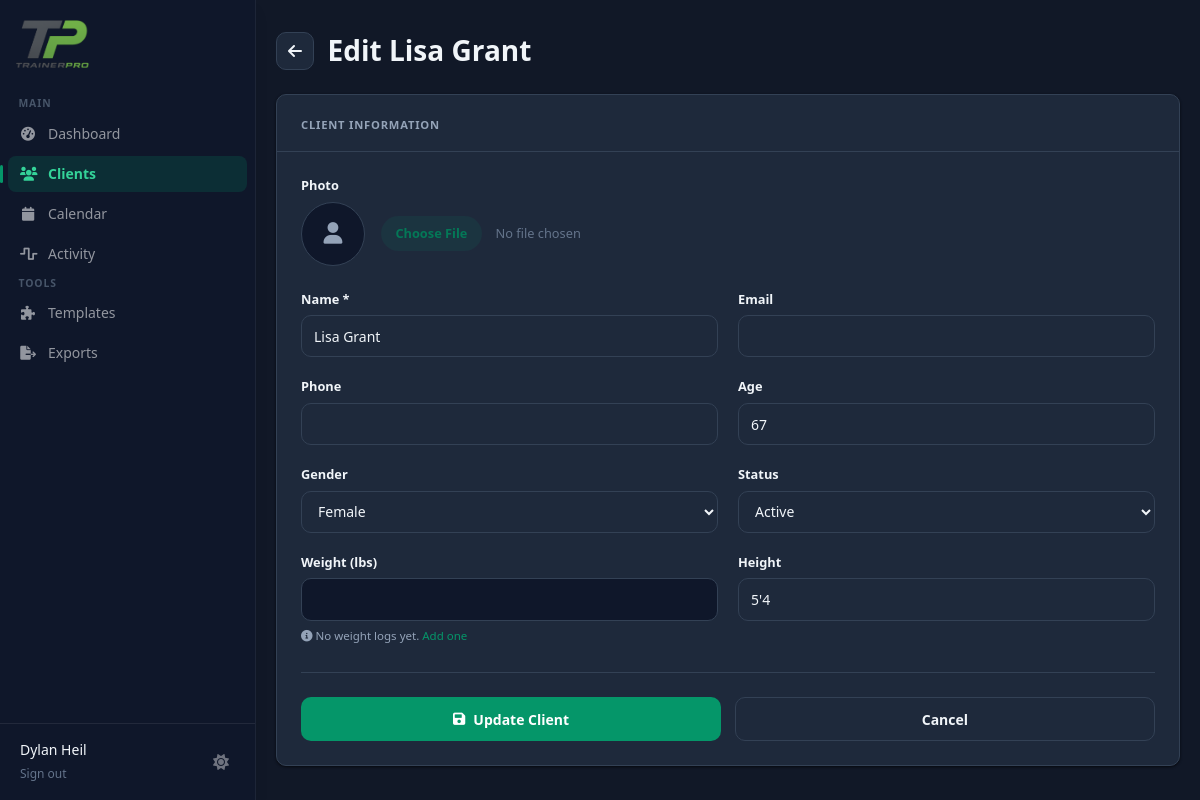
/clients/b8518dc3-fe20-4064-9374-3811ab3d4722/edit (signed in), run on an earlier commit of the app's database.
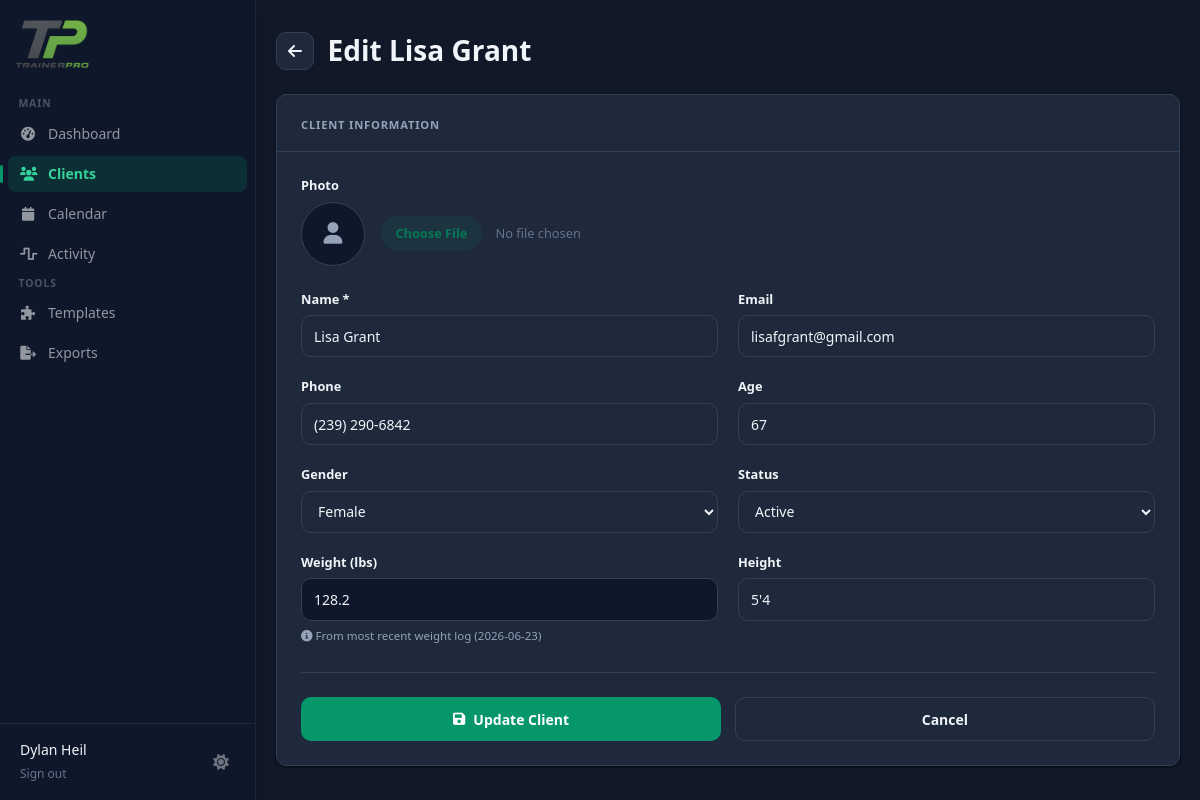
And on a later commit of the database.
### tables this page shows
CREATE TABLE clients (
            id TEXT PRIMARY KEY,
            trainer_id TEXT NOT NULL,
            name TEXT NOT NULL,
            email TEXT,
            phone TEXT,
            age INTEGER,
            gender TEXT,
            weight REAL,
            height REAL,
            status TEXT DEFAULT 'active',
            notes TEXT,
            photo_url TEXT,
            created_at TIMESTAMP DEFAULT CURRENT_TIMESTAMP,
            FOREIGN KEY (trainer_id) REFERENCES users (id)
        );

CREATE TABLE weight_logs (
            id TEXT PRIMARY KEY,
            client_id TEXT NOT NULL,
            date DATE NOT NULL,
            weight REAL NOT NULL,
            notes TEXT,
            created_at TIMESTAMP DEFAULT CURRENT_TIMESTAMP,
            updated_at TIMESTAMP,
            FOREIGN KEY (client_id) REFERENCES clients (id),
            UNIQUE(client_id, date)
        );

### app.py (the view, shortened to what this page needs)
@app.route('/clients/<client_id>/edit', methods=['GET', 'POST'])
@login_required
def edit_client(client_id):
    conn = get_db()
    client = conn.execute('''
        SELECT * FROM clients WHERE id = ? AND trainer_id = ?
    ''', (client_id, session['user_id'])).fetchone()
    if not client:
        conn.close()
        flash('Client not found')
        return redirect(url_for('clients'))
    latest_weight_log = conn.execute('''
        SELECT weight, date FROM weight_logs
        WHERE client_id = ?
        ORDER BY date DESC
        LIMIT 1
    ''', (client_id,)).fetchone()
    latest_weight = latest_weight_log['weight'] if latest_weight_log else None
    latest_weight_date = latest_weight_log['date'] if latest_weight_log else None
    portal_account_row = conn.execute('''
        SELECT access_code, is_active, last_login
        FROM client_accounts WHERE client_id = ?
    ''', (client_id,)).fetchone()
    portal_account = dict(portal_account_row) if portal_account_row else None
    conn.close()
    return render_template('dashboard/clients/edit.html',
                           client=client,
                           latest_weight=latest_weight,
                           latest_weight_date=latest_weight_date,
                           portal_account=portal_account)

### auth_utils.py (called while the page is built)
def login_required(f):
    @wraps(f)
    def decorated_function(*args, **kwargs):
        if 'user_id' not in session:
            return redirect(url_for('login'))
        return f(*args, **kwargs)
    return decorated_function

### db.py (called while the page is built)
def get_db():
    conn = sqlite3.connect(DB_PATH)
    conn.row_factory = sqlite3.Row
    return conn

### templates/dashboard/clients/edit.html (shortened to what this page needs)
{% extends "base.html" %}
{% block content %}
<div class="ec-wrap">
  <div class="ec-head">
    <a href="{{ url_for('client_detail', client_id=client.id) }}" class="ec-back" aria-label="Back to client details">
      <i class="fas fa-arrow-left"></i>
    </a>
    <h1 class="ec-title">Edit {{ client.name }}</h1>
  </div>
  <div class="ec-card">
    <div class="ec-card-head">
      <span class="ec-card-label">Client Information</span>
    </div>
    <div class="ec-card-body">
      <form method="POST" enctype="multipart/form-data">
        <div>
          <label class="ec-label">Photo</label>
          <div class="ec-photo-row">
            {% if client.photo_url %}
              <img src="{{ url_for('static', filename=client.photo_url) }}" alt="{{ client.name }}" class="ec-avatar">
            {% else %}
              <div class="ec-avatar-fallback"><i class="fas fa-user"></i></div>
            {% endif %}
            <input type="file" name="photo" accept="image/*" class="ec-file">
          </div>
        </div>
        <div class="ec-grid">
          <div>
            <label class="ec-label">Name *</label>
            <input type="text" name="name" value="{{ client.name }}" required class="ec-input">
          </div>
          <div>
            <label class="ec-label">Email</label>
            <input type="email" name="email" value="{{ client.email or '' }}" class="ec-input">
          </div>
          <div>
            <label class="ec-label">Phone</label>
            <input type="tel" name="phone" value="{{ client.phone or '' }}" class="ec-input">
          </div>
          <div>
            <label class="ec-label">Age</label>
            <input type="number" name="age" value="{{ client.age or '' }}" min="1" max="120" class="ec-input">
          </div>
          <div>
            <label class="ec-label">Gender</label>
            <select name="gender" class="ec-select">
              <option value="female" {{ 'selected' if client.gender == 'female' else '' }}>Female</option>
            </select>
          </div>
          <div>
            <label class="ec-label">Status</label>
            <select name="status" class="ec-select">
              <option value="active" {{ 'selected' if client.status == 'active' else '' }}>Active</option>
            </select>
          </div>
          <div>
            <label class="ec-label">Weight (lbs)</label>
            <input type="number" name="weight" value="{{ latest_weight or '' }}" step="0.1" readonly class="ec-input ec-input--readonly">
            {% if latest_weight %}
            <p class="ec-hint"><i class="fas fa-info-circle"></i> From most recent weight log ({{ latest_weight_date }})</p>
            {% else %}
            <p class="ec-hint"><i class="fas fa-info-circle"></i> No weight logs yet. <a href="{{ url_for('client_weight_logs', client_id=client.id) }}">Add one</a></p>
            {% endif %}
          </div>
          <div>
            <label class="ec-label">Height</label>
            <input type="text" name="height" value="{{ client.height or '' }}" placeholder="e.g., 5'9&quot; or 175cm" class="ec-input">
          </div>
        </div>
        <div class="ec-actions">
          <button type="submit" class="ec-btn ec-btn--primary">
            <i class="fas fa-save"></i> Update Client
          </button>
          <a href="{{ url_for('client_detail', client_id=client.id) }}" class="ec-btn ec-btn--ghost">
            Cancel
          </a>
        </div>
      </form>
    </div>
  </div>
</div>
{% endblock %}

What changed in the data, as far as the page shows it:
changed clients "Lisa Grant": email (not shown) → "lisafgrant@gmail.com"; phone (not shown) → "(239) 290-6842"
added weight_logs: weight "128.2", date "2026-06-23"
Also different on the page:
text no longer shown: "No weight logs yet. Add one"
text now shown: "From most recent weight log ( )"
